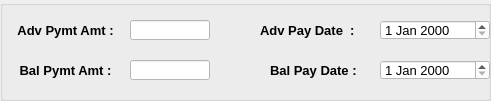
  <widget class="QGroupBox" name="groupBox_7">
   <property name="geometry">
    <rect>
     <x>580</x>
     <y>550</y>
     <width>491</width>
     <height>101</height>
    </rect>
   </property>
   <property name="styleSheet">
    <string notr="true">

QGroupBox
{
border:1px solid Black;
};

background-color: rgb(250, 210, 255);</string>
   </property>
   <property name="title">
    <string/>
   </property>
   <widget class="QLabel" name="Adv_pymt_amt_lbl">
    <property name="geometry">
     <rect>
      <x>10</x>
      <y>20</y>
      <width>111</width>
      <height>20</height>
     </rect>
    </property>
    <property name="font">
     <font>
      <pointsize>10</pointsize>
      <weight>75</weight>
      <bold>true</bold>
     </font>
    </property>
    <property name="text">
     <string>Adv Pymt Amt :</string>
    </property>
    <property name="alignment">
     <set>Qt::AlignCenter</set>
    </property>
   </widget>
   <widget class="QLabel" name="Bal_pymt_amt_lbl">
    <property name="geometry">
     <rect>
      <x>10</x>
      <y>60</y>
      <width>111</width>
      <height>20</height>
     </rect>
    </property>
    <property name="font">
     <font>
      <pointsize>10</pointsize>
      <weight>75</weight>
      <bold>true</bold>
     </font>
    </property>
    <property name="text">
     <string>Bal Pymt Amt :</string>
    </property>
    <property name="alignment">
     <set>Qt::AlignCenter</set>
    </property>
   </widget>
   <widget class="QLineEdit" name="Bal_pymt_amt_txt">
    <property name="geometry">
     <rect>
      <x>130</x>
      <y>60</y>
      <width>80</width>
      <height>20</height>
     </rect>
    </property>
    <property name="font">
     <font>
      <pointsize>10</pointsize>
     </font>
    </property>
    <property name="styleSheet">
     <string notr="true">background-color: rgb(255, 255, 255);</string>
    </property>
   </widget>
   <widget class="QGroupBox" name="groupBox_8">
    <property name="geometry">
     <rect>
      <x>630</x>
      <y>300</y>
      <width>481</width>
      <height>111</height>
     </rect>
    </property>
    <property name="title">
     <string/>
    </property>
    <widget class="QLabel" name="label_51">
     <property name="geometry">
      <rect>
       <x>40</x>
       <y>0</y>
       <width>81</width>
       <height>20</height>
      </rect>
     </property>
     <property name="font">
      <font>
       <pointsize>10</pointsize>
       <weight>75</weight>
       <bold>true</bold>
      </font>
     </property>
     <property name="styleSheet">
      <string notr="true">color: rgb(0, 138, 0);</string>
     </property>
     <property name="text">
      <string>Tax Detail</string>
     </property>
     <property name="alignment">
      <set>Qt::AlignCenter</set>
     </property>
    </widget>
    <widget class="QLabel" name="label_52">
     <property name="geometry">
      <rect>
       <x>10</x>
       <y>30</y>
       <width>111</width>
       <height>20</height>
      </rect>
     </property>
     <property name="font">
      <font>
       <pointsize>10</pointsize>
       <weight>75</weight>
       <bold>true</bold>
      </font>
     </property>
     <property name="text">
      <string>Local Sale Tax :</string>
     </property>
     <property name="alignment">
      <set>Qt::AlignCenter</set>
     </property>
    </widget>
    <widget class="QLabel" name="label_53">
     <property name="geometry">
      <rect>
       <x>10</x>
       <y>60</y>
       <width>121</width>
       <height>20</height>
      </rect>
     </property>
     <property name="font">
      <font>
       <pointsize>10</pointsize>
       <weight>75</weight>
       <bold>true</bold>
      </font>
     </property>
     <property name="text">
      <string>Service Tax  :</string>
     </property>
     <property name="alignment">
      <set>Qt::AlignCenter</set>
     </property>
    </widget>
    <widget class="QLabel" name="label_54">
     <property name="geometry">
      <rect>
       <x>10</x>
       <y>90</y>
       <width>111</width>
       <height>20</height>
      </rect>
     </property>
     <property name="font">
      <font>
       <pointsize>10</pointsize>
       <weight>75</weight>
       <bold>true</bold>
      </font>
     </property>
     <property name="text">
      <string>Octori Details :</string>
     </property>
     <property name="alignment">
      <set>Qt::AlignCenter</set>
     </property>
    </widget>
   </widget>
   <widget class="QLineEdit" name="Adv_pymt_amt_txt">
    <property name="geometry">
     <rect>
      <x>130</x>
      <y>20</y>
      <width>80</width>
      <height>20</height>
     </rect>
    </property>
    <property name="font">
     <font>
      <pointsize>10</pointsize>
     </font>
    </property>
    <property name="styleSheet">
     <string notr="true">background-color: rgb(255, 255, 255);</string>
    </property>
   </widget>
   <widget class="QGroupBox" name="groupBox_11">
    <property name="geometry">
     <rect>
      <x>850</x>
      <y>320</y>
      <width>481</width>
      <height>111</height>
     </rect>
    </property>
    <property name="title">
     <string/>
    </property>
    <widget class="QLabel" name="label_55">
     <property name="geometry">
      <rect>
       <x>40</x>
       <y>0</y>
       <width>81</width>
       <height>20</height>
      </rect>
     </property>
     <property name="font">
      <font>
       <pointsize>10</pointsize>
       <weight>75</weight>
       <bold>true</bold>
      </font>
     </property>
     <property name="styleSheet">
      <string notr="true">color: rgb(0, 138, 0);</string>
     </property>
     <property name="text">
      <string>Tax Detail</string>
     </property>
     <property name="alignment">
      <set>Qt::AlignCenter</set>
     </property>
    </widget>
    <widget class="QLabel" name="label_56">
     <property name="geometry">
      <rect>
       <x>10</x>
       <y>30</y>
       <width>111</width>
       <height>20</height>
      </rect>
     </property>
     <property name="font">
      <font>
       <pointsize>10</pointsize>
       <weight>75</weight>
       <bold>true</bold>
      </font>
     </property>
     <property name="text">
      <string>Local Sale Tax :</string>
     </property>
     <property name="alignment">
      <set>Qt::AlignCenter</set>
     </property>
    </widget>
    <widget class="QLabel" name="label_57">
     <property name="geometry">
      <rect>
       <x>10</x>
       <y>60</y>
       <width>121</width>
       <height>20</height>
      </rect>
     </property>
     <property name="font">
      <font>
       <pointsize>10</pointsize>
       <weight>75</weight>
       <bold>true</bold>
      </font>
     </property>
     <property name="text">
      <string>Service Tax  :</string>
     </property>
     <property name="alignment">
      <set>Qt::AlignCenter</set>
     </property>
    </widget>
    <widget class="QLabel" name="label_58">
     <property name="geometry">
      <rect>
       <x>10</x>
       <y>90</y>
       <width>111</width>
       <height>20</height>
      </rect>
     </property>
     <property name="font">
      <font>
       <pointsize>10</pointsize>
       <weight>75</weight>
       <bold>true</bold>
      </font>
     </property>
     <property name="text">
      <string>Octori Details :</string>
     </property>
     <property name="alignment">
      <set>Qt::AlignCenter</set>
     </property>
    </widget>
   </widget>
   <widget class="QGroupBox" name="groupBox_12">
    <property name="geometry">
     <rect>
      <x>660</x>
      <y>270</y>
      <width>481</width>
      <height>131</height>
     </rect>
    </property>
    <property name="title">
     <string/>
    </property>
    <widget class="QLabel" name="label_77">
     <property name="geometry">
      <rect>
       <x>40</x>
       <y>0</y>
       <width>81</width>
       <height>20</height>
      </rect>
     </property>
     <property name="font">
      <font>
       <pointsize>10</pointsize>
       <weight>75</weight>
       <bold>true</bold>
      </font>
     </property>
     <property name="styleSheet">
      <string notr="true">color: rgb(0, 138, 0);</string>
     </property>
     <property name="text">
      <string>Tax Detail</string>
     </property>
     <property name="alignment">
      <set>Qt::AlignCenter</set>
     </property>
    </widget>
    <widget class="QLabel" name="label_78">
     <property name="geometry">
      <rect>
       <x>10</x>
       <y>30</y>
       <width>111</width>
       <height>20</height>
      </rect>
     </property>
     <property name="font">
      <font>
       <pointsize>10</pointsize>
       <weight>75</weight>
       <bold>true</bold>
      </font>
     </property>
     <property name="text">
      <string>Local Sale Tax :</string>
     </property>
     <property name="alignment">
      <set>Qt::AlignCenter</set>
     </property>
    </widget>
    <widget class="QLabel" name="label_79">
     <property name="geometry">
      <rect>
       <x>10</x>
       <y>60</y>
       <width>121</width>
       <height>20</height>
      </rect>
     </property>
     <property name="font">
      <font>
       <pointsize>10</pointsize>
       <weight>75</weight>
       <bold>true</bold>
      </font>
     </property>
     <property name="text">
      <string>Service Tax  :</string>
     </property>
     <property name="alignment">
      <set>Qt::AlignCenter</set>
     </property>
    </widget>
    <widget class="QLabel" name="label_80">
     <property name="geometry">
      <rect>
       <x>10</x>
       <y>90</y>
       <width>111</width>
       <height>20</height>
      </rect>
     </property>
     <property name="font">
      <font>
       <pointsize>10</pointsize>
       <weight>75</weight>
       <bold>true</bold>
      </font>
     </property>
     <property name="text">
      <string>Octori Details :</string>
     </property>
     <property name="alignment">
      <set>Qt::AlignCenter</set>
     </property>
    </widget>
    <widget class="QLineEdit" name="lineEdit_34">
     <property name="geometry">
      <rect>
       <x>130</x>
       <y>90</y>
       <width>80</width>
       <height>20</height>
      </rect>
     </property>
     <property name="font">
      <font>
       <pointsize>10</pointsize>
      </font>
     </property>
    </widget>
    <widget class="QLineEdit" name="lineEdit_35">
     <property name="geometry">
      <rect>
       <x>130</x>
       <y>60</y>
       <width>80</width>
       <height>21</height>
      </rect>
     </property>
     <property name="font">
      <font>
       <pointsize>10</pointsize>
      </font>
     </property>
    </widget>
    <widget class="QGroupBox" name="groupBox_13">
     <property name="geometry">
      <rect>
       <x>630</x>
       <y>300</y>
       <width>481</width>
       <height>111</height>
      </rect>
     </property>
     <property name="title">
      <string/>
     </property>
     <widget class="QLabel" name="label_81">
      <property name="geometry">
       <rect>
        <x>40</x>
        <y>0</y>
        <width>81</width>
        <height>20</height>
       </rect>
      </property>
      <property name="font">
       <font>
        <pointsize>10</pointsize>
        <weight>75</weight>
        <bold>true</bold>
       </font>
      </property>
      <property name="styleSheet">
       <string notr="true">color: rgb(0, 138, 0);</string>
      </property>
      <property name="text">
       <string>Tax Detail</string>
      </property>
      <property name="alignment">
       <set>Qt::AlignCenter</set>
      </property>
     </widget>
     <widget class="QLabel" name="label_82">
      <property name="geometry">
       <rect>
        <x>10</x>
        <y>30</y>
        <width>111</width>
        <height>20</height>
       </rect>
      </property>
      <property name="font">
       <font>
        <pointsize>10</pointsize>
        <weight>75</weight>
        <bold>true</bold>
       </font>
      </property>
      <property name="text">
       <string>Local Sale Tax :</string>
      </property>
      <property name="alignment">
       <set>Qt::AlignCenter</set>
      </property>
     </widget>
     <widget class="QLabel" name="label_83">
      <property name="geometry">
       <rect>
        <x>10</x>
        <y>60</y>
        <width>121</width>
        <height>20</height>
       </rect>
      </property>
      <property name="font">
       <font>
        <pointsize>10</pointsize>
        <weight>75</weight>
        <bold>true</bold>
       </font>
      </property>
      <property name="text">
       <string>Service Tax  :</string>
      </property>
      <property name="alignment">
       <set>Qt::AlignCenter</set>
      </property>
     </widget>
     <widget class="QLabel" name="label_84">
      <property name="geometry">
       <rect>
        <x>10</x>
        <y>90</y>
        <width>111</width>
        <height>20</height>
       </rect>
      </property>
      <property name="font">
       <font>
        <pointsize>10</pointsize>
        <weight>75</weight>
        <bold>true</bold>
       </font>
      </property>
      <property name="text">
       <string>Octori Details :</string>
      </property>
      <property name="alignment">
       <set>Qt::AlignCenter</set>
      </property>
     </widget>
    </widget>
    <widget class="QLineEdit" name="lineEdit_36">
     <property name="geometry">
      <rect>
       <x>130</x>
       <y>30</y>
       <width>80</width>
       <height>20</height>
      </rect>
     </property>
     <property name="font">
      <font>
       <pointsize>10</pointsize>
      </font>
     </property>
    </widget>
    <widget class="QLineEdit" name="lineEdit_40">
     <property name="geometry">
      <rect>
       <x>390</x>
       <y>90</y>
       <width>80</width>
       <height>20</height>
      </rect>
     </property>
     <property name="font">
      <font>
       <pointsize>10</pointsize>
      </font>
     </property>
    </widget>
    <widget class="QLineEdit" name="lineEdit_41">
     <property name="geometry">
      <rect>
       <x>390</x>
       <y>60</y>
       <width>80</width>
       <height>21</height>
      </rect>
     </property>
     <property name="font">
      <font>
       <pointsize>10</pointsize>
      </font>
     </property>
    </widget>
    <widget class="QGroupBox" name="groupBox_14">
     <property name="geometry">
      <rect>
       <x>850</x>
       <y>320</y>
       <width>481</width>
       <height>111</height>
      </rect>
     </property>
     <property name="title">
      <string/>
     </property>
     <widget class="QLabel" name="label_85">
      <property name="geometry">
       <rect>
        <x>40</x>
        <y>0</y>
        <width>81</width>
        <height>20</height>
       </rect>
      </property>
      <property name="font">
       <font>
        <pointsize>10</pointsize>
        <weight>75</weight>
        <bold>true</bold>
       </font>
      </property>
      <property name="styleSheet">
       <string notr="true">color: rgb(0, 138, 0);</string>
      </property>
      <property name="text">
       <string>Tax Detail</string>
      </property>
      <property name="alignment">
       <set>Qt::AlignCenter</set>
      </property>
     </widget>
     <widget class="QLabel" name="label_86">
      <property name="geometry">
       <rect>
        <x>10</x>
        <y>30</y>
        <width>111</width>
        <height>20</height>
       </rect>
      </property>
      <property name="font">
       <font>
        <pointsize>10</pointsize>
        <weight>75</weight>
        <bold>true</bold>
       </font>
      </property>
      <property name="text">
       <string>Local Sale Tax :</string>
      </property>
      <property name="alignment">
       <set>Qt::AlignCenter</set>
      </property>
     </widget>
     <widget class="QLabel" name="label_87">
      <property name="geometry">
       <rect>
        <x>10</x>
        <y>60</y>
        <width>121</width>
        <height>20</height>
       </rect>
      </property>
      <property name="font">
       <font>
        <pointsize>10</pointsize>
        <weight>75</weight>
        <bold>true</bold>
       </font>
      </property>
      <property name="text">
       <string>Service Tax  :</string>
      </property>
      <property name="alignment">
       <set>Qt::AlignCenter</set>
      </property>
     </widget>
     <widget class="QLabel" name="label_88">
      <property name="geometry">
       <rect>
        <x>10</x>
        <y>90</y>
        <width>111</width>
        <height>20</height>
       </rect>
      </property>
      <property name="font">
       <font>
        <pointsize>10</pointsize>
        <weight>75</weight>
        <bold>true</bold>
       </font>
      </property>
      <property name="text">
       <string>Octori Details :</string>
      </property>
      <property name="alignment">
       <set>Qt::AlignCenter</set>
      </property>
     </widget>
    </widget>
    <widget class="QLineEdit" name="lineEdit_42">
     <property name="geometry">
      <rect>
       <x>390</x>
       <y>30</y>
       <width>80</width>
       <height>20</height>
      </rect>
     </property>
     <property name="font">
      <font>
       <pointsize>10</pointsize>
      </font>
     </property>
    </widget>
   </widget>
   <widget class="QLabel" name="Bal_pay_date_lbl">
    <property name="geometry">
     <rect>
      <x>270</x>
      <y>60</y>
      <width>111</width>
      <height>20</height>
     </rect>
    </property>
    <property name="font">
     <font>
      <pointsize>10</pointsize>
      <weight>75</weight>
      <bold>true</bold>
     </font>
    </property>
    <property name="text">
     <string>Bal Pay Date :</string>
    </property>
   </widget>
   <widget class="QLabel" name="Adv_pay_date_lbl">
    <property name="geometry">
     <rect>
      <x>260</x>
      <y>20</y>
      <width>111</width>
      <height>20</height>
     </rect>
    </property>
    <property name="font">
     <font>
      <pointsize>10</pointsize>
      <weight>75</weight>
      <bold>true</bold>
     </font>
    </property>
    <property name="text">
     <string>Adv Pay Date  :</string>
    </property>
   </widget>
   <widget class="QDateEdit" name="Adv_pay_date_dateEdit">
    <property name="geometry">
     <rect>
      <x>380</x>
      <y>20</y>
      <width>110</width>
      <height>20</height>
     </rect>
    </property>
    <property name="font">
     <font>
      <pointsize>10</pointsize>
     </font>
    </property>
    <property name="styleSheet">
     <string notr="true">background-color: rgb(255, 255, 255);</string>
    </property>
   </widget>
   <widget class="QDateEdit" name="Bal_pay_date_dateEdit">
    <property name="geometry">
     <rect>
      <x>380</x>
      <y>60</y>
      <width>110</width>
      <height>20</height>
     </rect>
    </property>
    <property name="font">
     <font>
      <pointsize>10</pointsize>
     </font>
    </property>
    <property name="styleSheet">
     <string notr="true">background-color: rgb(255, 255, 255);</string>
    </property>
   </widget>
  </widget>
